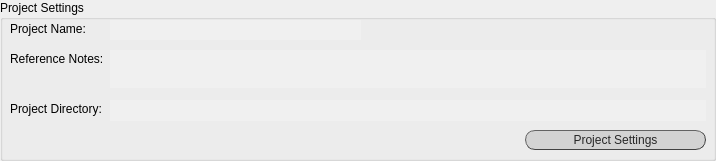
   <widget class="QGroupBox" name="proj_settings">
    <property name="geometry">
     <rect>
      <x>10</x>
      <y>40</y>
      <width>716</width>
      <height>161</height>
     </rect>
    </property>
    <property name="styleSheet">
     <string notr="true">QGroupBox#proj_settings{text-decoration: underline; font: 80 10pt &quot;Calibri Light&quot;;}
</string>
    </property>
    <property name="title">
     <string>Project Settings</string>
    </property>
    <widget class="QLabel" name="lab_proj_name">
     <property name="geometry">
      <rect>
       <x>10</x>
       <y>20</y>
       <width>111</width>
       <height>18</height>
      </rect>
     </property>
     <property name="styleSheet">
      <string notr="true">font: 25 10pt &quot;Calibri Light&quot;;</string>
     </property>
     <property name="text">
      <string>Project Name: </string>
     </property>
    </widget>
    <widget class="QLabel" name="lab_ref_notes">
     <property name="geometry">
      <rect>
       <x>10</x>
       <y>50</y>
       <width>111</width>
       <height>18</height>
      </rect>
     </property>
     <property name="styleSheet">
      <string notr="true">font: 25 10pt &quot;Calibri Light&quot;;</string>
     </property>
     <property name="text">
      <string>Reference Notes: </string>
     </property>
    </widget>
    <widget class="QLabel" name="lab_proj_dir">
     <property name="geometry">
      <rect>
       <x>10</x>
       <y>100</y>
       <width>111</width>
       <height>18</height>
      </rect>
     </property>
     <property name="styleSheet">
      <string notr="true">font: 25 10pt &quot;Calibri Light&quot;;</string>
     </property>
     <property name="text">
      <string>Project Directory: </string>
     </property>
    </widget>
    <widget class="QLabel" name="lab_filled_proj_name">
     <property name="geometry">
      <rect>
       <x>110</x>
       <y>20</y>
       <width>251</width>
       <height>20</height>
      </rect>
     </property>
     <property name="styleSheet">
      <string notr="true">font: 25 9pt &quot;Calibri Light&quot;;
background-color: rgb(240, 240, 240);
color: rgb(100, 100, 100);</string>
     </property>
     <property name="text">
      <string/>
     </property>
    </widget>
    <widget class="QLabel" name="lab_filled_ref_notes">
     <property name="geometry">
      <rect>
       <x>110</x>
       <y>50</y>
       <width>596</width>
       <height>38</height>
      </rect>
     </property>
     <property name="styleSheet">
      <string notr="true">font: 25 9pt &quot;Calibri Light&quot;;
background-color: rgb(240, 240, 240);
color: rgb(100, 100, 100);</string>
     </property>
     <property name="text">
      <string/>
     </property>
    </widget>
    <widget class="QTextEdit" name="lab_filled_proj_dir">
     <property name="geometry">
      <rect>
       <x>110</x>
       <y>100</y>
       <width>596</width>
       <height>21</height>
      </rect>
     </property>
     <property name="focusPolicy">
      <enum>Qt::StrongFocus</enum>
     </property>
     <property name="styleSheet">
      <string notr="true">font: 25 9pt &quot;Calibri Light&quot;;
background-color: rgb(240, 240, 240);
color: rgb(100, 100, 100);</string>
     </property>
     <property name="frameShape">
      <enum>QFrame::NoFrame</enum>
     </property>
     <property name="frameShadow">
      <enum>QFrame::Sunken</enum>
     </property>
     <property name="verticalScrollBarPolicy">
      <enum>Qt::ScrollBarAlwaysOff</enum>
     </property>
     <property name="horizontalScrollBarPolicy">
      <enum>Qt::ScrollBarAlwaysOff</enum>
     </property>
     <property name="readOnly">
      <bool>true</bool>
     </property>
     <property name="html">
      <string>&lt;!DOCTYPE HTML PUBLIC &quot;-//W3C//DTD HTML 4.0//EN&quot; &quot;http://www.w3.org/TR/REC-html40/strict.dtd&quot;&gt;
&lt;html&gt;&lt;head&gt;&lt;meta name=&quot;qrichtext&quot; content=&quot;1&quot; /&gt;&lt;style type=&quot;text/css&quot;&gt;
p, li { white-space: pre-wrap; }
&lt;/style&gt;&lt;/head&gt;&lt;body style=&quot; font-family:'Calibri Light'; font-size:9pt; font-weight:24; font-style:normal;&quot;&gt;
&lt;p align=&quot;center&quot; style=&quot;-qt-paragraph-type:empty; margin-top:0px; margin-bottom:0px; margin-left:0px; margin-right:0px; -qt-block-indent:0; text-indent:0px;&quot;&gt;&lt;br /&gt;&lt;/p&gt;&lt;/body&gt;&lt;/html&gt;</string>
     </property>
    </widget>
    <widget class="QPushButton" name="button_see_proj_settings">
     <property name="geometry">
      <rect>
       <x>525</x>
       <y>130</y>
       <width>181</width>
       <height>20</height>
      </rect>
     </property>
     <property name="mouseTracking">
      <bool>true</bool>
     </property>
     <property name="focusPolicy">
      <enum>Qt::ClickFocus</enum>
     </property>
     <property name="autoFillBackground">
      <bool>false</bool>
     </property>
     <property name="styleSheet">
      <string notr="true">QPushButton{border-radius:10px;
border-width: 1px;
border-style: outset;
border-color: rgb(66, 66, 66);
background-color: rgb(211, 211, 211);
color: rgb(39, 39, 39);
font: 10pt &quot;Calibri Light&quot;;}

QPushButton:hover{
background-color: #eb6fbd;
border-color: #672146
}</string>
     </property>
     <property name="text">
      <string>Project Settings</string>
     </property>
     <property name="checkable">
      <bool>true</bool>
     </property>
    </widget>
   </widget>
